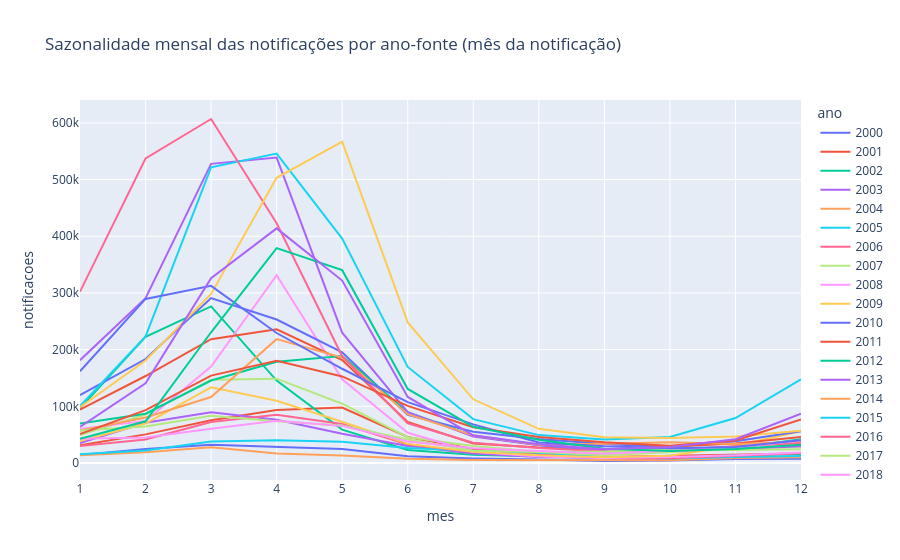

The code cell stored with this chart in its notebook:
### Code cell
serie_mensal = dados["mensal"].filter(pl.col("mes").is_not_null()).group_by("ano", "mes").agg(pl.col("notificacoes").sum()).sort("ano", "mes").to_pandas()
fig = px.line(
    serie_mensal, x='mes', y='notificacoes', color='ano',
    title='Sazonalidade mensal das notificações por ano-fonte (mês da notificação)',
).update_xaxes(dtick=1)
fig.show()

### Figure 1 — Plotly figure (JSON) as saved in the notebook; plotly's stock layout.template omitted (floating-point values rounded to 4 significant figures)
{"data": [{"hovertemplate": "ano=2000<br>mes=%{x}<br>notificacoes=%{y}<extra></extra>", "legendgroup": "2000", "line": {"color": "#636efa", "dash": "solid"}, "marker": {"symbol": "circle"}, "mode": "lines", "name": "2000", "orientation": "v", "showlegend": true, "type": "scatter", "x": [1, 2, 3, 4, 5, 6, 7, 8, 9, 10, 11, 12], "xaxis": "x", "y": [14207, 24740, 32163, 28898, 24669, 11933, 7862, 6022, 3551, 4367, 7011, 7432], "yaxis": "y"}, {"hovertemplate": "ano=2001<br>mes=%{x}<br>notificacoes=%{y}<extra></extra>", "legendgroup": "2001", "line": {"color": "#EF553B", "dash": "solid"}, "marker": {"symbol": "circle"}, "mode": "lines", "name": "2001", "orientation": "v", "showlegend": true, "type": "scatter", "x": [1, 2, 3, 4, 5, 6, 7, 8, 9, 10, 11, 12], "xaxis": "x", "y": [31479, 50508, 75367, 93455, 97888, 45988, 24622, 16016, 10496, 12340, 13757, 16674], "yaxis": "y"}, {"hovertemplate": "ano=2002<br>mes=%{x}<br>notificacoes=%{y}<extra></extra>", "legendgroup": "2002", "line": {"color": "#00cc96", "dash": "solid"}, "marker": {"symbol": "circle"}, "mode": "lines", "name": "2002", "orientation": "v", "showlegend": true, "type": "scatter", "x": [1, 2, 3, 4, 5, 6, 7, 8, 9, 10, 11, 12], "xaxis": "x", "y": [96290, 222672, 276390, 145382, 58981, 23028, 14663, 11976, 8796, 9245, 13887, 15783], "yaxis": "y"}, {"hovertemplate": "ano=2003<br>mes=%{x}<br>notificacoes=%{y}<extra></extra>", "legendgroup": "2003", "line": {"color": "#ab63fa", "dash": "solid"}, "marker": {"symbol": "circle"}, "mode": "lines", "name": "2003", "orientation": "v", "showlegend": true, "type": "scatter", "x": [1, 2, 3, 4, 5, 6, 7, 8, 9, 10, 11, 12], "xaxis": "x", "y": [35291, 71116, 89553, 76166, 51570, 30018, 16679, 10510, 8971, 7230, 8415, 11090], "yaxis": "y"}, {"hovertemplate": "ano=2004<br>mes=%{x}<br>notificacoes=%{y}<extra></extra>", "legendgroup": "2004", "line": {"color": "#FFA15A", "dash": "solid"}, "marker": {"symbol": "circle"}, "mode": "lines", "name": "2004", "orientation": "v", "showlegend": true, "type": "scatter", "x": [1, 2, 3, 4, 5, 6, 7, 8, 9, 10, 11, 12], "xaxis": "x", "y": [13868, 18874, 27891, 16568, 13126, 7720, 5527, 5042, 4414, 4689, 9003, 10145], "yaxis": "y"}, {"hovertemplate": "ano=2005<br>mes=%{x}<br>notificacoes=%{y}<extra></extra>", "legendgroup": "2005", "line": {"color": "#19d3f3", "dash": "solid"}, "marker": {"symbol": "circle"}, "mode": "lines", "name": "2005", "orientation": "v", "showlegend": true, "type": "scatter", "x": [1, 2, 3, 4, 5, 6, 7, 8, 9, 10, 11, 12], "xaxis": "x", "y": [15564, 22225, 37975, 40319, 37430, 26656, 21759, 18147, 10751, 7853, 10584, 12238], "yaxis": "y"}, {"hovertemplate": "ano=2006<br>mes=%{x}<br>notificacoes=%{y}<extra></extra>", "legendgroup": "2006", "line": {"color": "#FF6692", "dash": "solid"}, "marker": {"symbol": "circle"}, "mode": "lines", "name": "2006", "orientation": "v", "showlegend": true, "type": "scatter", "x": [1, 2, 3, 4, 5, 6, 7, 8, 9, 10, 11, 12], "xaxis": "x", "y": [29811, 41464, 72342, 85193, 68930, 32616, 19220, 14297, 8187, 8473, 13288, 17201], "yaxis": "y"}, {"hovertemplate": "ano=2007<br>mes=%{x}<br>notificacoes=%{y}<extra></extra>", "legendgroup": "2007", "line": {"color": "#B6E880", "dash": "solid"}, "marker": {"symbol": "circle"}, "mode": "lines", "name": "2007", "orientation": "v", "showlegend": true, "type": "scatter", "x": [1, 2, 3, 4, 5, 6, 7, 8, 9, 10, 11, 12], "xaxis": "x", "y": [49543, 85627, 147095, 148785, 104646, 45514, 29876, 19514, 13475, 19228, 24845, 28949], "yaxis": "y"}, {"hovertemplate": "ano=2008<br>mes=%{x}<br>notificacoes=%{y}<extra></extra>", "legendgroup": "2008", "line": {"color": "#FF97FF", "dash": "solid"}, "marker": {"symbol": "circle"}, "mode": "lines", "name": "2008", "orientation": "v", "showlegend": true, "type": "scatter", "x": [1, 2, 3, 4, 5, 6, 7, 8, 9, 10, 11, 12], "xaxis": "x", "y": [59784, 74333, 170146, 331341, 147777, 53312, 19981, 11659, 8691, 10411, 13545, 18343], "yaxis": "y"}, {"hovertemplate": "ano=2009<br>mes=%{x}<br>notificacoes=%{y}<extra></extra>", "legendgroup": "2009", "line": {"color": "#FECB52", "dash": "solid"}, "marker": {"symbol": "circle"}, "mode": "lines", "name": "2009", "orientation": "v", "showlegend": true, "type": "scatter", "x": [1, 2, 3, 4, 5, 6, 7, 8, 9, 10, 11, 12], "xaxis": "x", "y": [38961, 69558, 133604, 109720, 72798, 33762, 19687, 13488, 10205, 12626, 30393, 55856], "yaxis": "y"}, {"hovertemplate": "ano=2010<br>mes=%{x}<br>notificacoes=%{y}<extra></extra>", "legendgroup": "2010", "line": {"color": "#636efa", "dash": "solid"}, "marker": {"symbol": "circle"}, "mode": "lines", "name": "2010", "orientation": "v", "showlegend": true, "type": "scatter", "x": [1, 2, 3, 4, 5, 6, 7, 8, 9, 10, 11, 12], "xaxis": "x", "y": [119830, 183451, 290978, 253099, 195195, 85113, 55250, 42301, 33499, 28362, 38259, 55917], "yaxis": "y"}, {"hovertemplate": "ano=2011<br>mes=%{x}<br>notificacoes=%{y}<extra></extra>", "legendgroup": "2011", "line": {"color": "#EF553B", "dash": "solid"}, "marker": {"symbol": "circle"}, "mode": "lines", "name": "2011", "orientation": "v", "showlegend": true, "type": "scatter", "x": [1, 2, 3, 4, 5, 6, 7, 8, 9, 10, 11, 12], "xaxis": "x", "y": [94107, 153489, 218462, 235929, 181648, 72397, 34555, 27516, 23496, 28294, 34253, 45865], "yaxis": "y"}, {"hovertemplate": "ano=2012<br>mes=%{x}<br>notificacoes=%{y}<extra></extra>", "legendgroup": "2012", "line": {"color": "#00cc96", "dash": "solid"}, "marker": {"symbol": "circle"}, "mode": "lines", "name": "2012", "orientation": "v", "showlegend": true, "type": "scatter", "x": [1, 2, 3, 4, 5, 6, 7, 8, 9, 10, 11, 12], "xaxis": "x", "y": [69719, 87044, 145482, 178729, 188719, 89656, 47587, 31833, 20770, 22135, 26423, 42083], "yaxis": "y"}, {"hovertemplate": "ano=2013<br>mes=%{x}<br>notificacoes=%{y}<extra></extra>", "legendgroup": "2013", "line": {"color": "#ab63fa", "dash": "solid"}, "marker": {"symbol": "circle"}, "mode": "lines", "name": "2013", "orientation": "v", "showlegend": true, "type": "scatter", "x": [1, 2, 3, 4, 5, 6, 7, 8, 9, 10, 11, 12], "xaxis": "x", "y": [181447, 290850, 527741, 538898, 229953, 89823, 46927, 31160, 22373, 21531, 24849, 29567], "yaxis": "y"}, {"hovertemplate": "ano=2014<br>mes=%{x}<br>notificacoes=%{y}<extra></extra>", "legendgroup": "2014", "line": {"color": "#FFA15A", "dash": "solid"}, "marker": {"symbol": "circle"}, "mode": "lines", "name": "2014", "orientation": "v", "showlegend": true, "type": "scatter", "x": [1, 2, 3, 4, 5, 6, 7, 8, 9, 10, 11, 12], "xaxis": "x", "y": [56791, 80242, 116387, 218551, 186028, 86121, 48748, 32189, 33856, 36731, 33707, 37268], "yaxis": "y"}, {"hovertemplate": "ano=2015<br>mes=%{x}<br>notificacoes=%{y}<extra></extra>", "legendgroup": "2015", "line": {"color": "#19d3f3", "dash": "solid"}, "marker": {"symbol": "circle"}, "mode": "lines", "name": "2015", "orientation": "v", "showlegend": true, "type": "scatter", "x": [1, 2, 3, 4, 5, 6, 7, 8, 9, 10, 11, 12], "xaxis": "x", "y": [100663, 223393, 521693, 545846, 395894, 169466, 77465, 49210, 41540, 46052, 79277, 147561], "yaxis": "y"}, {"hovertemplate": "ano=2016<br>mes=%{x}<br>notificacoes=%{y}<extra></extra>", "legendgroup": "2016", "line": {"color": "#FF6692", "dash": "solid"}, "marker": {"symbol": "circle"}, "mode": "lines", "name": "2016", "orientation": "v", "showlegend": true, "type": "scatter", "x": [1, 2, 3, 4, 5, 6, 7, 8, 9, 10, 11, 12], "xaxis": "x", "y": [302334, 537245, 606905, 422945, 188279, 70090, 35811, 26453, 20422, 23116, 29616, 34804], "yaxis": "y"}, {"hovertemplate": "ano=2017<br>mes=%{x}<br>notificacoes=%{y}<extra></extra>", "legendgroup": "2017", "line": {"color": "#B6E880", "dash": "solid"}, "marker": {"symbol": "circle"}, "mode": "lines", "name": "2017", "orientation": "v", "showlegend": true, "type": "scatter", "x": [1, 2, 3, 4, 5, 6, 7, 8, 9, 10, 11, 12], "xaxis": "x", "y": [57270, 64307, 83252, 73713, 66279, 41386, 21803, 19254, 20114, 23979, 22883, 24243], "yaxis": "y"}, {"hovertemplate": "ano=2018<br>mes=%{x}<br>notificacoes=%{y}<extra></extra>", "legendgroup": "2018", "line": {"color": "#FF97FF", "dash": "solid"}, "marker": {"symbol": "circle"}, "mode": "lines", "name": "2018", "orientation": "v", "showlegend": true, "type": "scatter", "x": [1, 2, 3, 4, 5, 6, 7, 8, 9, 10, 11, 12], "xaxis": "x", "y": [42603, 44914, 60522, 74419, 65479, 37920, 26181, 21401, 16406, 21654, 27515, 39866], "yaxis": "y"}, {"hovertemplate": "ano=2019<br>mes=%{x}<br>notificacoes=%{y}<extra></extra>", "legendgroup": "2019", "line": {"color": "#FECB52", "dash": "solid"}, "marker": {"symbol": "circle"}, "mode": "lines", "name": "2019", "orientation": "v", "showlegend": true, "type": "scatter", "x": [1, 2, 3, 4, 5, 6, 7, 8, 9, 10, 11, 12], "xaxis": "x", "y": [98582, 180747, 298283, 503165, 566832, 248034, 112414, 60323, 45467, 44328, 46703, 57078], "yaxis": "y"}, {"hovertemplate": "ano=2020<br>mes=%{x}<br>notificacoes=%{y}<extra></extra>", "legendgroup": "2020", "line": {"color": "#636efa", "dash": "solid"}, "marker": {"symbol": "circle"}, "mode": "lines", "name": "2020", "orientation": "v", "showlegend": true, "type": "scatter", "x": [1, 2, 3, 4, 5, 6, 7, 8, 9, 10, 11, 12], "xaxis": "x", "y": [161760, 289466, 312584, 229339, 166284, 107474, 68205, 36125, 29463, 26101, 28250, 40066], "yaxis": "y"}, {"hovertemplate": "ano=2021<br>mes=%{x}<br>notificacoes=%{y}<extra></extra>", "legendgroup": "2021", "line": {"color": "#EF553B", "dash": "solid"}, "marker": {"symbol": "circle"}, "mode": "lines", "name": "2021", "orientation": "v", "showlegend": true, "type": "scatter", "x": [1, 2, 3, 4, 5, 6, 7, 8, 9, 10, 11, 12], "xaxis": "x", "y": [51104, 93229, 154251, 180382, 152719, 100710, 63224, 45763, 36448, 30484, 39672, 76649], "yaxis": "y"}, {"hovertemplate": "ano=2022<br>mes=%{x}<br>notificacoes=%{y}<extra></extra>", "legendgroup": "2022", "line": {"color": "#00cc96", "dash": "solid"}, "marker": {"symbol": "circle"}, "mode": "lines", "name": "2022", "orientation": "v", "showlegend": true, "type": "scatter", "x": [1, 2, 3, 4, 5, 6, 7, 8, 9, 10, 11, 12], "xaxis": "x", "y": [42635, 73540, 230630, 379153, 340209, 130619, 63877, 40948, 25219, 21266, 24789, 32210], "yaxis": "y"}, {"hovertemplate": "ano=2023<br>mes=%{x}<br>notificacoes=%{y}<extra></extra>", "legendgroup": "2023", "line": {"color": "#ab63fa", "dash": "solid"}, "marker": {"symbol": "circle"}, "mode": "lines", "name": "2023", "orientation": "v", "showlegend": true, "type": "scatter", "x": [1, 2, 3, 4, 5, 6, 7, 8, 9, 10, 11, 12], "xaxis": "x", "y": [63710, 140534, 326129, 413938, 321838, 116541, 48851, 33021, 24391, 28138, 42047, 86818], "yaxis": "y"}], "layout": {"legend": {"title": {"text": "ano"}, "tracegroupgap": 0}, "title": {"text": "Sazonalidade mensal das notificações por ano-fonte (mês da notificação)"}, "xaxis": {"anchor": "y", "domain": [0.0, 1.0], "dtick": 1, "title": {"text": "mes"}}, "yaxis": {"anchor": "x", "domain": [0.0, 1.0], "title": {"text": "notificacoes"}}}}
